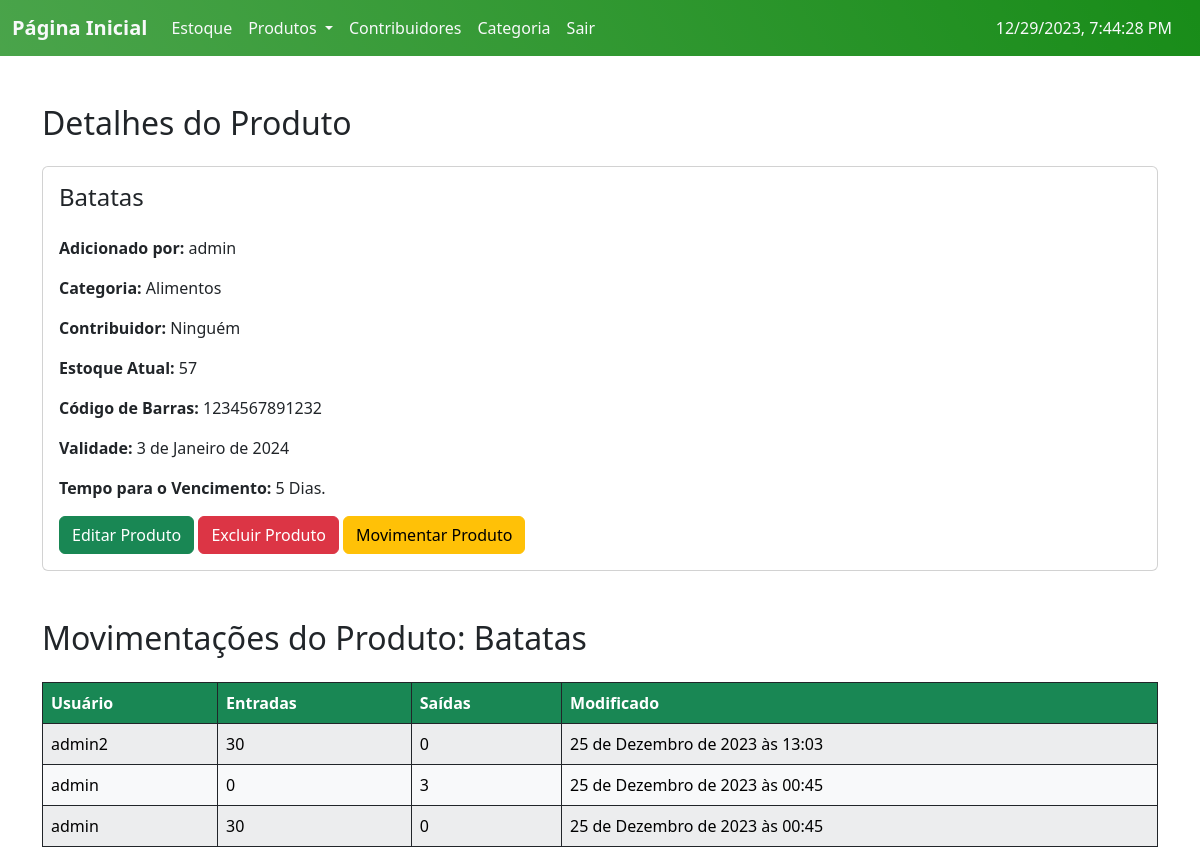
Page /Produto/3/ (signed in) on the committed database.
### ABSJ/models.py (models this page shows, shortened)
class Produto(models.Model):
    user = models.ForeignKey(User, on_delete=models.CASCADE)
    categoria = models.ForeignKey(Categoria, on_delete=models.CASCADE, null=True)
    contribuidor = models.ForeignKey(Contribuidor, on_delete=models.CASCADE, null=True)
    produto = models.CharField(max_length=200)
    codigo = models.PositiveIntegerField(unique=True)
    estoque = models.PositiveIntegerField(default=0)
    validade = models.DateField()
    tempo_ultima_atualizacao = models.DateField(default=date.today)
    quantidade_dias = models.IntegerField(default=0)
    class Meta:
        ordering = ['produto']
    def calcular_tempo_validade(self):
        hoje = date.today()
        diferenca = relativedelta(self.validade, hoje)
        meses = diferenca.months
        dias = diferenca.days
        return meses, dias
    def salvar_alteracoes(self):
        hoje = date.today()
        diferenca = relativedelta( self.validade, hoje)
        self.quantidade_dias = diferenca.days
        self.save()

class Categoria(models.Model):
    categoria = models.CharField(max_length=100, unique=True)
    class Meta:
        ordering = ['categoria']
    def __str__(self):
        return self.categoria

class Contribuidor(models.Model):
    contribuidor = models.CharField(max_length=250, unique=True)
    tipocontribuidor = models.CharField(choices=CONTRIBUIDOR, max_length=10)
    tempo = models.DateField()
    tempo_ultima_atualizacao = models.DateField(default=date.today)
    quantidade_dias = models.PositiveIntegerField(default=0)
    observacoes = models.TextField(blank=True, null=True)
    class Meta:
        ordering = ['tempo']
    def __str__(self):
        return self.contribuidor

class Movimento(models.Model):
    user = models.ForeignKey(User, on_delete=models.CASCADE)
    produto = models.ForeignKey(Produto, on_delete=models.CASCADE)
    quantidade = models.PositiveIntegerField()
    tipo = models.CharField(max_length=7, choices=MOVIMENTO)
    modificado = models.DateTimeField(auto_now=True)
    class Meta:
        ordering = ['-modificado']

### ABSJ/views.py (the view)
# urls.py: path('Produto/<int:id>/', v.produto_Read, name='Produto_read'),
@login_required
def produto_Read(request, id):
    read_produto = m.Produto.objects.get(id=id)
    if read_produto.tempo_ultima_atualizacao != date.today():
        read_produto.salvar_alteracoes()
        read_produto.tempo_ultima_atualizacao = date.today()
        read_produto.save()
    validade_dias = read_produto.calcular_tempo_validade()
    return render(request, 'read_Produto.html', {'readPro':read_produto, 'validade_dias':validade_dias})

### templates/read_Produto.html (shortened to what this page needs)
{% extends 'home.html' %}
{% load static %}
{% block content %}
<div class="container mt-5">
  <h2 class="mb-4">Detalhes do Produto</h2>
  <div class="card">
    <div class="card-body">
      <h4 class="card-title mb-4">{{ readPro.produto }}</h4>
      <p class="card-text"><strong>Adicionado por:</strong> {{ readPro.user }}</p>
      <p class="card-text"><strong>Categoria:</strong> {{ readPro.categoria }}</p>
      <p class="card-text"><strong>Contribuidor:</strong> {{ readPro.contribuidor }}</p>
      <p class="card-text"><strong>Estoque Atual:</strong> {{ readPro.estoque }}</p>
      <p class="card-text"><strong>Código de Barras:</strong> {{ readPro.codigo }}</p>
      <p class="card-text"><strong>Validade:</strong> {{ readPro.validade }}</p>
      <p class="card-text"><strong>Tempo para o Vencimento:</strong>
      {% if validade_dias.1 > 0 %}
        {% if validade_dias.0 %}
          {% if validade_dias.1 == 1 %}
            e {{ validade_dias.1 }} Dia.
          {% elif validade_dias.1 > 1  %}
            e {{ validade_dias.1 }} Dias.
          {% endif %}
        {% else %}
          {% if validade_dias.1 %}
            {{ validade_dias.1 }} {% if validade_dias.1 == 1 %} Dia{% elif validade_dias.1 > 1 %} Dias{% endif %}.
          {% endif %}
        {% endif %}
      {% else %}
        Vence hoje!
      {% endif %}
    </p>
      <a href="{% url 'Produto_update' id=readPro.id %}" class="btn btn-success">Editar Produto</a>
      <a href="{% url 'Produto_delete' id=readPro.id %}" class="btn btn-danger">Excluir Produto</a>
      <a href="{% url 'Movimento_produto' id=readPro.id %}" class="btn btn-warning">Movimentar Produto</a>
    </div>
  </div>
</div>
<div class="container mt-5">
  <h2 class="mb-4">Movimentações do Produto: {{ readPro.produto }} </h2>
  <div class="table-responsive">
    <table class="table table-striped table-bordered table-hover border-dark">
        <thead id="customTableHead" class="thead-dark">
            <tr>
              <th scope="col">Usuário</th>
              <th scope="col">Entradas</th>
              <th scope="col">Saídas</th>
              <th scope="col">Modificado</th>
            </tr>
        </thead>
        <tbody>
          {% if not readPro.movimento_set.all %}
          <tr>
              <td colspan="5" class="text-center p-5">Sem Movimentações no momento :C</td>
          </tr>
          {% else %}
            {% for m in readPro.movimento_set.all %}
            <tr class="table-light border-dark custom-links">
                <td>{{ m.user }}</td>
                <td>
                  {% if m.tipo == 'Entrada' %}
                    {{ m.quantidade }}
                  {% else %}
                    0
                  {% endif %}
                </td>
                <td>
                  {% if m.tipo == 'Saída' %}
                    {{ m.quantidade }}
                  {% else %}
                    0
                  {% endif %}
                </td>
                <td>{{ m.modificado }}</td>
            </tr>
            {% endfor %}
          {% endif %}
        </tbody>
    </table>
  </div>
</div>
{% endblock %}

### static/css/styles.css (style rules this page uses)
#customTableHead th { background-color: #198754; color: #fff; }

### rows in the picture
Produto: produto "Batatas", user "admin", categoria "Alimentos", contribuidor "Ninguém", estoque "57", codigo "1234567891232", validade "3 de Janeiro de 2024"
Movimento: user "admin2", quantidade "30", tipo "0", modificado "25 de Dezembro de 2023 às 13:03"
Movimento: user "admin", tipo "0", quantidade "3", modificado "25 de Dezembro de 2023 às 00:45"
Movimento: user "admin", quantidade "30", tipo "0", modificado "25 de Dezembro de 2023 às 00:45"

### other values in the picture
{{ validade_dias.1 }} "5"
